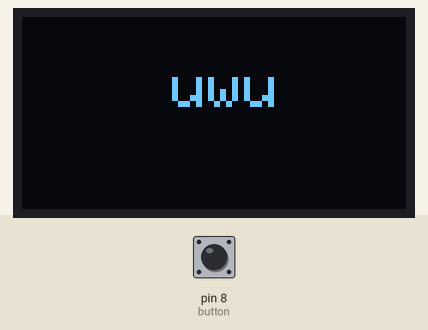
Recording of a sketch running on a simulated Arduino Leonardo, built with avr-gcc and run on an emulated ATmega32U4. On the bench: 128×64 one-colour display. Inputs (shaded band) come from the test bench; at power-on: pin 8 (button) LOW. USB keyboard and mouse output is not drawn; what the sketch prints to the serial monitor is not drawn.

Above: at 1.02 s.
1.5 s: pin 8 (button) pulled HIGH for 0.2 s
At 2.4 s:
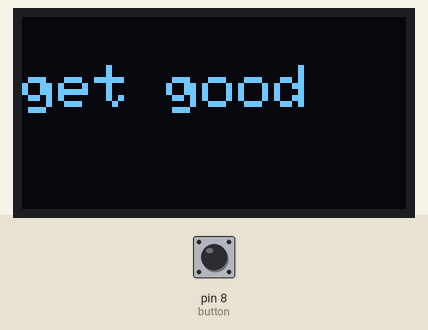
At 3.18 s:
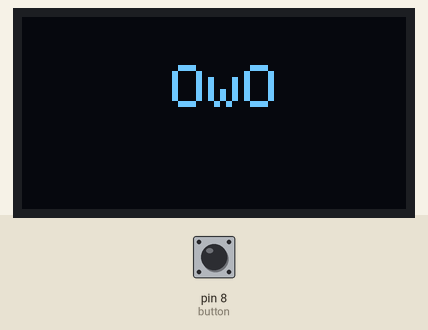
3.4 s: pin 8 (button) pulled HIGH for 3.2 s
8.5 s: pin 8 (button) pulled HIGH for 1 s
Timing chart, 0 to 11.5 s (numbered marks = the images above; inputs shaded):
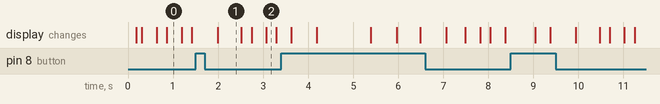

Measured:
- after the input at 1.5 s, the display: changes after 0.49 s (image 1)
- what the display in image 1 shows lasts 0.5 s, from 2.0 s to 2.5 s

The sketch:

barry_bot.ino
```cpp
#include <Keyboard.h>
#include <SPI.h>
#include <Wire.h>
#include <Adafruit_GFX.h>
#include <Adafruit_SSD1306.h>

#define SCREEN_WIDTH 128 // OLED display width, in pixels
#define SCREEN_HEIGHT 64 // OLED display height, in pixels

#define OLED_RESET     4 // Reset pin # (or -1 if sharing Arduino reset pin)
#define SCREEN_ADDRESS 0x3C ///< See datasheet for Address; 0x3D for 128x64, 0x3C for 128x32
Adafruit_SSD1306 display(SCREEN_WIDTH, SCREEN_HEIGHT, &Wire, OLED_RESET);

const int button = 8;
int buttonState = LOW;

void setup(){
    Serial.begin(9600);

    // SSD1306_SWITCHCAPVCC = generate display voltage from 3.3V internally
    if(!display.begin(SSD1306_SWITCHCAPVCC, SCREEN_ADDRESS)) {
        Serial.println(F("SSD1306 allocation failed"));
        for(;;); // Don't proceed, loop forever
    }

    pinMode(button, INPUT);    //Setting up button
    oledTextSetup();
    face1();
}

void loop(){
  buttonPressV2();
  face2();
  buttonPressV2();
  delay(200);
  face1();
  buttonPressV2();
  delay(100);

}

void buttonPress(){
    if(digitalRead(button) != LOW){
        Serial.println("GGEZ WIN LOSERS LOLOLOLOL");
        niceMessage();
        msg("get good ");
        delay(2000);
    }
    else{
    }
}

void buttonPressV2(){
    if(digitalRead(button) != LOW){
        Serial.println("GGEZ WIN LOSERS LOLOLOLOL");
        openChat();
        niceMessage();
        Keyboard.press(KEY_RETURN);
        delay(200);
        Keyboard.release(KEY_RETURN);
        msg("get good ");
        delay(200);
    }
    else{

    }
}

void oledTextSetup(){
    //sets up the display for us on normal config that we would be using

    display.clearDisplay();

    display.setTextSize(2); // Draw 2X-scale text
    display.setTextColor(SSD1306_WHITE); //font
    display.setCursor(10, 0); // places cursor on xy graph on oled
    display.display();      // Show initial text
    delay(100);
}


void hello(){
    //Test
    //types hello in chat
    Keyboard.begin();
    Keyboard.print("Hello ");
    Keyboard.end();
}

void pressEnter(){
    Keyboard.begin();
    Keyboard.press(47);
    delay(100);
    Keyboard.release(47);
    delay(100);
}

void Press(char x){
    //takes the character that is put into the perameters
    // and uses that as a key press
    Keyboard.begin();
    Keyboard.press(x);
    delay(100);
    Keyboard.release(x);
    delay(100);
}

void niceMessage(){
    //types the message into the chat when you win
    //might want to add smth to it that makes the chat pop-up
    //For example in R6 use 'T' to pull up chat

    Keyboard.begin();
    Keyboard.print("GGEZ WIN ");
    Keyboard.print("UR DOG WATER ");
    delay(100);
    Keyboard.end();
}

void face1() {
  //sets up the display for us on normal config that we would be using

  display.clearDisplay();

  display.setTextSize(2); // Draw 2X-scale text
  display.setTextColor(SSD1306_WHITE); //font
  display.setCursor(50, 16); // places cursor on xy graph on oled
  display.println("OwO");
  display.display();
  delay(100);
}


void face2() {
  //sets up the display for us on normal config that we would be using

  display.clearDisplay();

  display.setTextSize(2); // Draw 2X-scale text
  display.setTextColor(SSD1306_WHITE); //font
  display.setCursor(50, 16); // places cursor on xy graph on oled
  display.println("uwu");
  display.display();
  delay(100);
}


void msg(String w){

  display.clearDisplay();

  display.setTextSize(2); // Draw 2X-scale text
  display.setTextColor(SSD1306_WHITE); //font
  display.setCursor(0, 16); // places cursor on xy graph on oled
  display.println(w);
  display.display();//F in front may make it scroll; remove it later.
  //remove the thingy above before uploading ^^^^^
  //or at least commit it      // Show initial text
  delay(100);
}


void openChat(){
    //for R6
    Keyboard.begin();
    Keyboard.press('t');
    delay(100);
    Keyboard.release('t');
    Keyboard.end();
}
```
